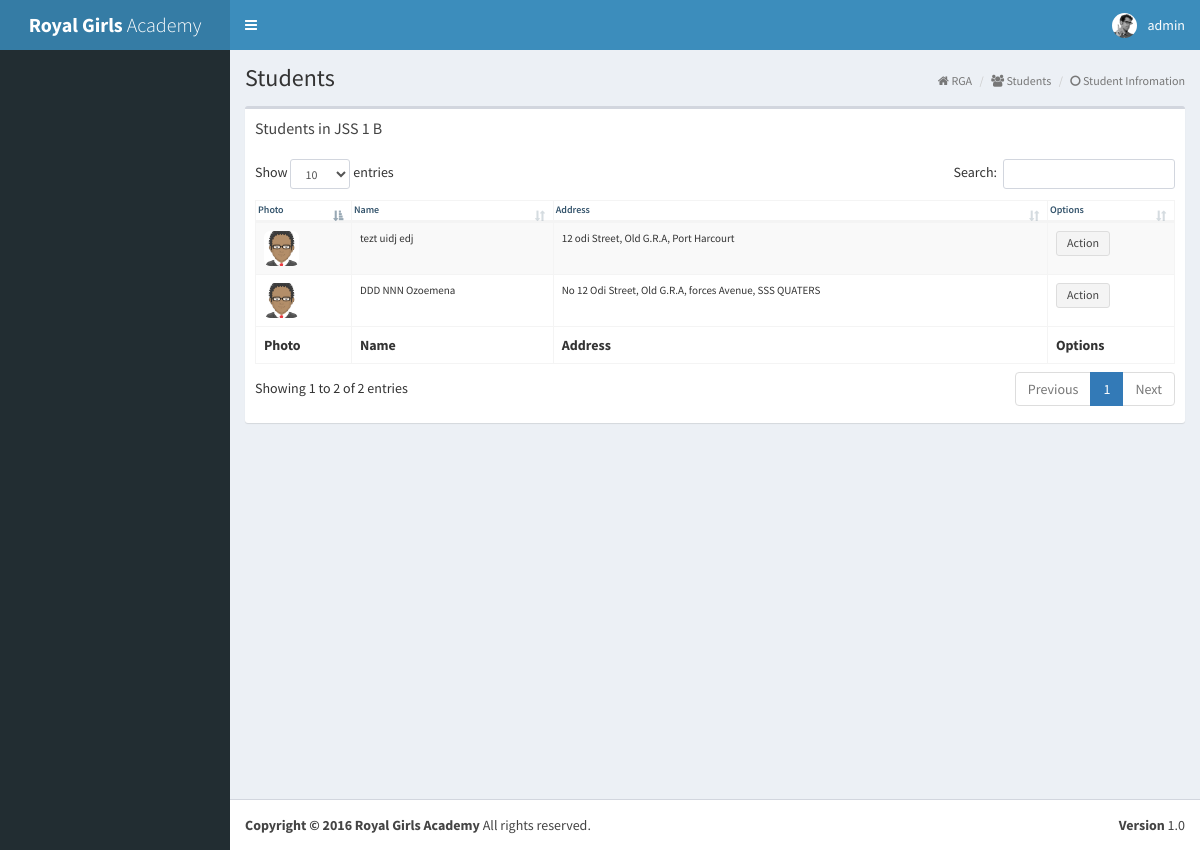
Page /general/studentinformation.php?class=2 (signed in) on the committed database.
### tables this page shows
CREATE TABLE `classes` (
  `class_id` int(11) NOT NULL,
  `name` varchar(255) NOT NULL
);

CREATE TABLE `students` (
  `student_id` int(11) NOT NULL,
  `firstname` varchar(100) NOT NULL,
  `middle_name` varchar(100) NOT NULL,
  `lastname` varchar(100) NOT NULL,
  `parents_name` varchar(255) NOT NULL,
  `class_id` int(11) NOT NULL,
  `b_day` varchar(100) NOT NULL,
  `gender` varchar(100) NOT NULL,
  `password` varchar(100) NOT NULL,
  `email` varchar(100) NOT NULL,
  `dormitory_id` int(11) NOT NULL,
  `photo` varchar(100) NOT NULL,
  `address` varchar(255) NOT NULL
);

### inc/querydb.php (called while the page is built, shortened)
<?php
	function querydb($query_build) {
    		$query = mysqli_query($GLOBALS['connect'], $query_build);
    		$query_build = strtolower($query_build);
    		$n = 0;
    		$result = [];
	    	while ($a = mysqli_fetch_array($query, MYSQLI_ASSOC)) {
	            $result[$n] = $a;
	            $n++;
	        }
			return $result;
	}
?>

### inc/studentinformation-content.php (the view, shortened to what this page needs)
<?php
  require_once 'querydb.php';
  $class_id = $_REQUEST["class"];
  $class = querydb("SELECT * FROM classes WHERE class_id = '$class_id'");
  $class_name = $class[0]["name"];
?>
<section class="content">
      <div class="row">
        <div class="col-xs-12">
         <div class="box">
            <div class="box-header">
              <h3 class="box-title">Students in <?php echo $class_name?></h3>
            </div>
            <div class="box-body">
              <table id="example1" class="table table-bordered table-striped">
                <thead>
                <tr>
                  <th>Photo</th>
                  <th>Name</th>
                  <th>Address</th>
                  <th>Options</th>
                </tr>
                </thead>
                <tbody class="students">
                  <?php
                      $students_list = querydb("SELECT * FROM students WHERE class_id = $class_id");
                      foreach ($students_list as $index => $student) {
                         $student_name = $student["firstname"]." ".$student["middle_name"]." ".$student["lastname"];
                         $student_address = $student["address"];
                    ?>
                    <tr>
                    <td><img class="img-rounded img-responsive profile-photo" src="../dist/img/avatar.png"></td>
                    <td><?php echo $student_name;?>
                    </td>
                    <td><?php echo $student_address;?></td>
                    <td>
                    <div class="">
                      <div class="dropdown user user-menu">
                        <a href="#" class="dropdown-toggle" data-toggle="dropdown">
                          <span class="btn btn-default btn-sm">Action</span>
                        </a>
                          </div>
                    </div>
                    </td>
                  </tr>
                <?php
                }?>
                </tbody>
                <tfoot>
                <tr>
                  <th>Photo</th>
                  <th>Name</th>
                  <th>Address</th>
                  <th>Options</th>
                </tr>
                </tfoot>
              </table>
            </div>
          </div>
          </div>
          </div>
    </section>

### rows in the picture
classes: name "JSS 1 B"
students: student_name "tezt uidj edj", address "12 odi Street, Old G.R.A, Port Harcourt"
students: student_name "DDD NNN Ozoemena", address "No 12 Odi Street, Old G.R.A, forces Avenue, SSS QUATERS"

### other values in the picture
$_SESSION['name'] "admin"
$pagename "Students"
$subpagename "Student Infromation"
